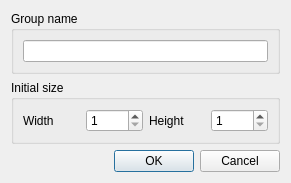
<?xml version="1.0" encoding="UTF-8"?>
<ui version="4.0">
 <class>CreateFixtureGroup</class>
 <widget class="QDialog" name="CreateFixtureGroup">
  <property name="geometry">
   <rect>
    <x>0</x>
    <y>0</y>
    <width>291</width>
    <height>183</height>
   </rect>
  </property>
  <property name="windowTitle">
   <string>Create Fixture Group</string>
  </property>
  <layout class="QVBoxLayout" name="verticalLayout">
   <item>
    <widget class="QGroupBox" name="m_nameGroup">
     <property name="title">
      <string>Group name</string>
     </property>
     <layout class="QHBoxLayout" name="horizontalLayout">
      <item>
       <widget class="QLineEdit" name="m_nameEdit"/>
      </item>
     </layout>
    </widget>
   </item>
   <item>
    <widget class="QGroupBox" name="m_sizeGroup">
     <property name="title">
      <string>Initial size</string>
     </property>
     <layout class="QHBoxLayout" name="horizontalLayout_2">
      <item>
       <widget class="QLabel" name="m_widthLabel">
        <property name="text">
         <string>Width</string>
        </property>
       </widget>
      </item>
      <item>
       <widget class="QSpinBox" name="m_widthSpin">
        <property name="minimum">
         <number>1</number>
        </property>
       </widget>
      </item>
      <item>
       <widget class="QLabel" name="m_heightLabel">
        <property name="text">
         <string>Height</string>
        </property>
       </widget>
      </item>
      <item>
       <widget class="QSpinBox" name="m_heightSpin">
        <property name="minimum">
         <number>1</number>
        </property>
       </widget>
      </item>
     </layout>
    </widget>
   </item>
   <item>
    <widget class="QDialogButtonBox" name="buttonBox">
     <property name="orientation">
      <enum>Qt::Horizontal</enum>
     </property>
     <property name="standardButtons">
      <set>QDialogButtonBox::Cancel|QDialogButtonBox::Ok</set>
     </property>
    </widget>
   </item>
  </layout>
 </widget>
 <resources/>
 <connections>
  <connection>
   <sender>buttonBox</sender>
   <signal>accepted()</signal>
   <receiver>CreateFixtureGroup</receiver>
   <slot>accept()</slot>
   <hints>
    <hint type="sourcelabel">
     <x>248</x>
     <y>254</y>
    </hint>
    <hint type="destinationlabel">
     <x>157</x>
     <y>274</y>
    </hint>
   </hints>
  </connection>
  <connection>
   <sender>buttonBox</sender>
   <signal>rejected()</signal>
   <receiver>CreateFixtureGroup</receiver>
   <slot>reject()</slot>
   <hints>
    <hint type="sourcelabel">
     <x>316</x>
     <y>260</y>
    </hint>
    <hint type="destinationlabel">
     <x>286</x>
     <y>274</y>
    </hint>
   </hints>
  </connection>
 </connections>
</ui>
